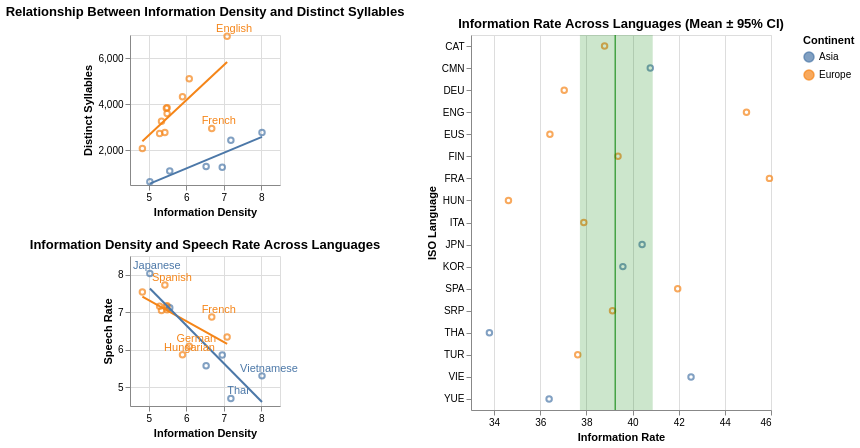

Notebook code for this chart:
### Markdown cell above
<div class="alert alert-info" style="color:black">

### Question 5
rubric={accuracy:1,viz:2}
    
    
<h4>Python</h4>
<ol type="1">
<li>Assign each of your previous three plots to a variable name (you don’t have to repeat the code down here, you can assign it in the original cell, just make sure you are still outputting the variable at the end of those cells so that the plots still are displayed after each cell).</li>
<li>Arrange the three plots into a layout with the two scatter plots in a column to the left and mean + CI plot to the right. The overall layout should look even, so make the scatterplots about half the height and two thirds of the width of the mean + CI plot.</li>
<li>Set proper titles where you judge it is needed. Show that you know the proper command to save this as a png file on your local computer.</li>
</ol>
    
</div>

### Code cell
# YOUR ANSWER GOES HERE

language_plot = language_plot.properties(width=150, height = 150)
speech_rate_plot = speech_rate_plot.properties(width=150, height = 150)
info_rate_plot = info_rate_plot.properties(width=300, height=375)

chart = language_plot & speech_rate_plot | info_rate_plot

chart.display()
chart.save("language_info_plots.png")

### Figure 1 — Vega specification as saved in the notebook (floating-point values rounded to 4 significant figures)
{"$schema": "https://vega.github.io/schema/vega/v6.json", "data": [{"name": "source_0", "values": [{"iso_lang": "CAT", "language": "Catalan", "information_density": 5.49, "distinct_syllables": 3600, "continent": "Europe"}, {"iso_lang": "CMN", "language": "Mandarin", "information_density": 6.96, "distinct_syllables": 1274, "continent": "Asia"}, {"iso_lang": "DEU", "language": "German", "information_density": 6.08, "distinct_syllables": 5100, "continent": "Europe"}, {"iso_lang": "ENG", "language": "English", "information_density": 7.09, "distinct_syllables": 6949, "continent": "Europe"}, {"iso_lang": "EUS", "language": "Basque", "information_density": 4.83, "distinct_syllables": 2082, "continent": "Europe"}, {"iso_lang": "FIN", "language": "Finnish", "information_density": 5.49, "distinct_syllables": 3844, "continent": "Europe"}, {"iso_lang": "FRA", "language": "French", "information_density": 6.68, "distinct_syllables": 2949, "continent": "Europe"}, {"iso_lang": "HUN", "language": "Hungarian", "information_density": 5.9, "distinct_syllables": 4325, "continent": "Europe"}, {"iso_lang": "ITA", "language": "Italian", "information_density": 5.29, "distinct_syllables": 2729, "continent": "Europe"}, {"iso_lang": "JPN", "language": "Japanese", "information_density": 5.03, "distinct_syllables": 643, "continent": "Asia"}, {"iso_lang": "KOR", "language": "Korean", "information_density": 5.56, "distinct_syllables": 1104, "continent": "Asia"}, {"iso_lang": "SPA", "language": "Spanish", "information_density": 5.43, "distinct_syllables": 2778, "continent": "Europe"}, {"iso_lang": "SRP", "language": "Serbian", "information_density": 5.47, "distinct_syllables": 3831, "continent": "Europe"}, {"iso_lang": "THA", "language": "Thai", "information_density": 7.19, "distinct_syllables": 2438, "continent": "Asia"}, {"iso_lang": "TUR", "language": "Turkish", "information_density": 5.34, "distinct_syllables": 3260, "continent": "Europe"}, {"iso_lang": "VIE", "language": "Vietnamese", "information_density": 8.02, "distinct_syllables": 2776, "continent": "Asia"}, {"iso_lang": "YUE", "language": "Cantonese", "information_density": 6.53, "distinct_syllables": 1298, "continent": "Asia"}]}, {"name": "source_1", "values": [{"iso_lang": "CAT", "language": "Catalan", "information_density": 5.49, "distinct_syllables": 3600, "continent": "Europe", "speech_rate": 7.065, "information_rate": 38.79}, {"iso_lang": "CMN", "language": "Mandarin", "information_density": 6.96, "distinct_syllables": 1274, "continent": "Asia", "speech_rate": 5.858, "information_rate": 40.77}, {"iso_lang": "DEU", "language": "German", "information_density": 6.08, "distinct_syllables": 5100, "continent": "Europe", "speech_rate": 6.092, "information_rate": 37.04}, {"iso_lang": "ENG", "language": "English", "information_density": 7.09, "distinct_syllables": 6949, "continent": "Europe", "speech_rate": 6.338, "information_rate": 44.94}, {"iso_lang": "EUS", "language": "Basque", "information_density": 4.83, "distinct_syllables": 2082, "continent": "Europe", "speech_rate": 7.54, "information_rate": 36.42}, {"iso_lang": "FIN", "language": "Finnish", "information_density": 5.49, "distinct_syllables": 3844, "continent": "Europe", "speech_rate": 7.171, "information_rate": 39.37}, {"iso_lang": "FRA", "language": "French", "information_density": 6.68, "distinct_syllables": 2949, "continent": "Europe", "speech_rate": 6.876, "information_rate": 45.93}, {"iso_lang": "HUN", "language": "Hungarian", "information_density": 5.9, "distinct_syllables": 4325, "continent": "Europe", "speech_rate": 5.868, "information_rate": 34.62}, {"iso_lang": "ITA", "language": "Italian", "information_density": 5.29, "distinct_syllables": 2729, "continent": "Europe", "speech_rate": 7.162, "information_rate": 37.89}, {"iso_lang": "JPN", "language": "Japanese", "information_density": 5.03, "distinct_syllables": 643, "continent": "Asia", "speech_rate": 8.035, "information_rate": 40.41}, {"iso_lang": "KOR", "language": "Korean", "information_density": 5.56, "distinct_syllables": 1104, "continent": "Asia", "speech_rate": 7.119, "information_rate": 39.58}, {"iso_lang": "SPA", "language": "Spanish", "information_density": 5.43, "distinct_syllables": 2778, "continent": "Europe", "speech_rate": 7.727, "information_rate": 41.96}, {"iso_lang": "SRP", "language": "Serbian", "information_density": 5.47, "distinct_syllables": 3831, "continent": "Europe", "speech_rate": 7.154, "information_rate": 39.13}, {"iso_lang": "THA", "language": "Thai", "information_density": 7.19, "distinct_syllables": 2438, "continent": "Asia", "speech_rate": 4.701, "information_rate": 33.8}, {"iso_lang": "TUR", "language": "Turkish", "information_density": 5.34, "distinct_syllables": 3260, "continent": "Europe", "speech_rate": 7.046, "information_rate": 37.63}, {"iso_lang": "VIE", "language": "Vietnamese", "information_density": 8.02, "distinct_syllables": 2776, "continent": "Asia", "speech_rate": 5.304, "information_rate": 42.53}, {"iso_lang": "YUE", "language": "Cantonese", "information_density": 6.53, "distinct_syllables": 1298, "continent": "Asia", "speech_rate": 5.572, "information_rate": 36.38}]}, {"name": "source_2", "values": [{"continent": "Europe", "information_rate": 38.79, "iso_lang": "CAT"}, {"continent": "Asia", "information_rate": 40.77, "iso_lang": "CMN"}, {"continent": "Europe", "information_rate": 37.04, "iso_lang": "DEU"}, {"continent": "Europe", "information_rate": 44.94, "iso_lang": "ENG"}, {"continent": "Europe", "information_rate": 36.42, "iso_lang": "EUS"}, {"continent": "Europe", "information_rate": 39.37, "iso_lang": "FIN"}, {"continent": "Europe", "information_rate": 45.93, "iso_lang": "FRA"}, {"continent": "Europe", "information_rate": 34.62, "iso_lang": "HUN"}, {"continent": "Europe", "information_rate": 37.89, "iso_lang": "ITA"}, {"continent": "Asia", "information_rate": 40.41, "iso_lang": "JPN"}, {"continent": "Asia", "information_rate": 39.58, "iso_lang": "KOR"}, {"continent": "Europe", "information_rate": 41.96, "iso_lang": "SPA"}, {"continent": "Europe", "information_rate": 39.13, "iso_lang": "SRP"}, {"continent": "Asia", "information_rate": 33.8, "iso_lang": "THA"}, {"continent": "Europe", "information_rate": 37.63, "iso_lang": "TUR"}, {"continent": "Asia", "information_rate": 42.53, "iso_lang": "VIE"}, {"continent": "Asia", "information_rate": 36.38, "iso_lang": "YUE"}]}, {"name": "data_0", "values": [{"continent": "Europe", "distinct_syllables": 3600, "information_density": 5.49}, {"continent": "Asia", "distinct_syllables": 1274, "information_density": 6.96}, {"continent": "Europe", "distinct_syllables": 5100, "information_density": 6.08}, {"continent": "Europe", "distinct_syllables": 6949, "information_density": 7.09}, {"continent": "Europe", "distinct_syllables": 2082, "information_density": 4.83}, {"continent": "Europe", "distinct_syllables": 3844, "information_density": 5.49}, {"continent": "Europe", "distinct_syllables": 2949, "information_density": 6.68}, {"continent": "Europe", "distinct_syllables": 4325, "information_density": 5.9}, {"continent": "Europe", "distinct_syllables": 2729, "information_density": 5.29}, {"continent": "Asia", "distinct_syllables": 643, "information_density": 5.03}, {"continent": "Asia", "distinct_syllables": 1104, "information_density": 5.56}, {"continent": "Europe", "distinct_syllables": 2778, "information_density": 5.43}, {"continent": "Europe", "distinct_syllables": 3831, "information_density": 5.47}, {"continent": "Asia", "distinct_syllables": 2438, "information_density": 7.19}, {"continent": "Europe", "distinct_syllables": 3260, "information_density": 5.34}, {"continent": "Asia", "distinct_syllables": 2776, "information_density": 8.02}, {"continent": "Asia", "distinct_syllables": 1298, "information_density": 6.53}]}, {"name": "data_1", "source": "source_0", "transform": [{"type": "regression", "as": ["information_density", "distinct_syllables"], "groupby": ["continent"], "y": "distinct_syllables", "x": "information_density"}]}, {"name": "data_2", "values": [{"continent": "Europe", "distinct_syllables": 6949, "information_density": 7.09, "language": "English"}, {"continent": "Europe", "distinct_syllables": 2949, "information_density": 6.68, "language": "French"}]}, {"name": "data_3", "values": [{"continent": "Europe", "information_density": 5.49, "speech_rate": 7.065}, {"continent": "Asia", "information_density": 6.96, "speech_rate": 5.858}, {"continent": "Europe", "information_density": 6.08, "speech_rate": 6.092}, {"continent": "Europe", "information_density": 7.09, "speech_rate": 6.338}, {"continent": "Europe", "information_density": 4.83, "speech_rate": 7.54}, {"continent": "Europe", "information_density": 5.49, "speech_rate": 7.171}, {"continent": "Europe", "information_density": 6.68, "speech_rate": 6.876}, {"continent": "Europe", "information_density": 5.9, "speech_rate": 5.868}, {"continent": "Europe", "information_density": 5.29, "speech_rate": 7.162}, {"continent": "Asia", "information_density": 5.03, "speech_rate": 8.035}, {"continent": "Asia", "information_density": 5.56, "speech_rate": 7.119}, {"continent": "Europe", "information_density": 5.43, "speech_rate": 7.727}, {"continent": "Europe", "information_density": 5.47, "speech_rate": 7.154}, {"continent": "Asia", "information_density": 7.19, "speech_rate": 4.701}, {"continent": "Europe", "information_density": 5.34, "speech_rate": 7.046}, {"continent": "Asia", "information_density": 8.02, "speech_rate": 5.304}, {"continent": "Asia", "information_density": 6.53, "speech_rate": 5.572}]}, {"name": "data_4", "source": "source_1", "transform": [{"type": "regression", "as": ["information_density", "speech_rate"], "x": "information_density", "groupby": ["continent"], "y": "speech_rate"}]}, {"name": "data_5", "values": [{"continent": "Europe", "information_density": 6.08, "language": "German", "speech_rate": 6.092}, {"continent": "Europe", "information_density": 6.68, "language": "French", "speech_rate": 6.876}, {"continent": "Europe", "information_density": 5.9, "language": "Hungarian", "speech_rate": 5.868}, {"continent": "Asia", "information_density": 5.03, "language": "Japanese", "speech_rate": 8.035}, {"continent": "Europe", "information_density": 5.43, "language": "Spanish", "speech_rate": 7.727}, {"continent": "Asia", "information_density": 7.19, "language": "Thai", "speech_rate": 4.701}, {"continent": "Asia", "information_density": 8.02, "language": "Vietnamese", "speech_rate": 5.304}]}, {"name": "data_6", "values": [{"continent": "Europe", "information_rate": 38.79, "iso_lang": "CAT"}, {"continent": "Asia", "information_rate": 40.77, "iso_lang": "CMN"}, {"continent": "Europe", "information_rate": 37.04, "iso_lang": "DEU"}, {"continent": "Europe", "information_rate": 44.94, "iso_lang": "ENG"}, {"continent": "Europe", "information_rate": 36.42, "iso_lang": "EUS"}, {"continent": "Europe", "information_rate": 39.37, "iso_lang": "FIN"}, {"continent": "Europe", "information_rate": 45.93, "iso_lang": "FRA"}, {"continent": "Europe", "information_rate": 34.62, "iso_lang": "HUN"}, {"continent": "Europe", "information_rate": 37.89, "iso_lang": "ITA"}, {"continent": "Asia", "information_rate": 40.41, "iso_lang": "JPN"}, {"continent": "Asia", "information_rate": 39.58, "iso_lang": "KOR"}, {"continent": "Europe", "information_rate": 41.96, "iso_lang": "SPA"}, {"continent": "Europe", "information_rate": 39.13, "iso_lang": "SRP"}, {"continent": "Asia", "information_rate": 33.8, "iso_lang": "THA"}, {"continent": "Europe", "information_rate": 37.63, "iso_lang": "TUR"}, {"continent": "Asia", "information_rate": 42.53, "iso_lang": "VIE"}, {"continent": "Asia", "information_rate": 36.38, "iso_lang": "YUE"}]}, {"name": "data_7", "source": "source_2", "transform": [{"type": "aggregate", "groupby": [], "fields": ["information_rate", "information_rate", "information_rate"], "ops": ["ci0", "ci1", "mean"], "as": ["ci0", "ci1", "mean_information_rate"]}, {"type": "project", "fields": ["ci0", "ci1", "mean_information_rate"]}]}, {"name": "data_8", "source": "data_7", "transform": [{"type": "filter", "expr": "isValid(datum[\"ci0\"]) && isFinite(+datum[\"ci0\"])"}, {"type": "project", "fields": ["ci0", "ci1"]}]}, {"name": "data_9", "source": "data_7", "transform": [{"type": "filter", "expr": "isValid(datum[\"mean_information_rate\"]) && isFinite(+datum[\"mean_information_rate\"])"}, {"type": "project", "fields": ["mean_information_rate"]}]}, {"name": "data_0_color_domain_continent_0", "values": [{"continent": "Europe"}, {"continent": "Asia"}]}, {"name": "data_1_color_domain_continent_1", "source": "data_1", "transform": [{"type": "aggregate", "groupby": ["continent"], "fields": [], "ops": [], "as": []}, {"type": "formula", "expr": "datum['continent']", "as": "sort_field"}, {"type": "project", "fields": ["continent"]}]}, {"name": "data_2_color_domain_continent_2", "values": [{"continent": "Europe"}]}, {"name": "data_3_color_domain_continent_3", "values": [{"continent": "Europe"}, {"continent": "Asia"}]}, {"name": "data_4_color_domain_continent_4", "source": "data_4", "transform": [{"type": "aggregate", "groupby": ["continent"], "fields": [], "ops": [], "as": []}, {"type": "formula", "expr": "datum['continent']", "as": "sort_field"}, {"type": "project", "fields": ["continent"]}]}, {"name": "data_5_color_domain_continent_5", "values": [{"continent": "Europe"}, {"continent": "Asia"}]}, {"name": "data_6_color_domain_continent_6", "values": [{"continent": "Europe"}, {"continent": "Asia"}]}, {"name": "data_6_concat_1_y_domain_iso_lang", "values": [{"iso_lang": "CAT"}, {"iso_lang": "CMN"}, {"iso_lang": "DEU"}, {"iso_lang": "ENG"}, {"iso_lang": "EUS"}, {"iso_lang": "FIN"}, {"iso_lang": "FRA"}, {"iso_lang": "HUN"}, {"iso_lang": "ITA"}, {"iso_lang": "JPN"}, {"iso_lang": "KOR"}, {"iso_lang": "SPA"}, {"iso_lang": "SRP"}, {"iso_lang": "THA"}, {"iso_lang": "TUR"}, {"iso_lang": "VIE"}, {"iso_lang": "YUE"}]}], "signals": [{"name": "concat_0_width", "value": 150}, {"name": "concat_0_childHeight", "value": 150}, {"name": "concat_1_width", "value": 300}, {"name": "concat_1_height", "value": 375}], "marks": [{"type": "group", "name": "concat_0_group", "marks": [{"type": "group", "name": "concat_0_concat_0_group", "encode": {"update": {"width": {"signal": "concat_0_width"}, "height": {"signal": "concat_0_childHeight"}}}, "marks": [{"type": "symbol", "name": "concat_0_concat_0_layer_0_marks", "from": {"data": "data_0"}, "encode": {"update": {"stroke": {"field": "continent", "scale": "color"}, "opacity": {"value": 0.7}, "y": {"field": "distinct_syllables", "scale": "concat_0_concat_0_y"}, "x": {"field": "information_density", "scale": "concat_0_concat_0_x"}, "fill": {"value": "transparent"}}}, "style": ["point"]}, {"type": "group", "name": "concat_0_concat_0_layer_1_pathgroup", "from": {"facet": {"data": "data_1", "name": "faceted_path_concat_0_concat_0_layer_1_main", "groupby": ["continent"]}}, "encode": {"update": {"width": {"field": {"signal": null, "datum": null, "group": "width", "parent": null}}, "height": {"field": {"signal": null, "datum": null, "group": "height", "parent": null}}}}, "marks": [{"type": "line", "name": "concat_0_concat_0_layer_1_marks", "from": {"data": "faceted_path_concat_0_concat_0_layer_1_main"}, "sort": {"field": "x"}, "encode": {"update": {"y": {"field": "distinct_syllables", "scale": "concat_0_concat_0_y"}, "stroke": {"field": "continent", "scale": "color"}, "defined": {"signal": "isValid(datum[\"information_density\"]) && isFinite(+datum[\"information_density\"]) && isValid(datum[\"distinct_syllables\"]) && isFinite(+datum[\"distinct_syllables\"])"}, "x": {"field": "information_density", "scale": "concat_0_concat_0_x"}}}, "style": ["line"]}]}, {"type": "text", "name": "concat_0_concat_0_layer_2_marks", "from": {"data": "data_2"}, "encode": {"update": {"baseline": {"value": "middle"}, "align": {"value": "center"}, "dx": {"value": 7}, "dy": {"value": -7}, "x": {"field": "information_density", "scale": "concat_0_concat_0_x"}, "fill": {"field": "continent", "scale": "color"}, "text": {"signal": "isValid(datum[\"language\"]) ? datum[\"language\"] : \"\"+datum[\"language\"]"}, "y": {"field": "distinct_syllables", "scale": "concat_0_concat_0_y"}}}, "style": ["text"]}], "axes": [{"scale": "concat_0_concat_0_x", "grid": true, "orient": "bottom", "ticks": false, "zindex": 0, "domain": false, "gridScale": "concat_0_concat_0_y", "tickCount": {"signal": "ceil(concat_0_width/40)"}, "labels": false, "maxExtent": 0, "aria": false, "minExtent": 0}, {"scale": "concat_0_concat_0_y", "tickCount": {"signal": "ceil(concat_0_childHeight/40)"}, "grid": true, "gridScale": "concat_0_concat_0_x", "domain": false, "ticks": false, "zindex": 0, "minExtent": 0, "labels": false, "maxExtent": 0, "aria": false, "orient": "left"}, {"scale": "concat_0_concat_0_x", "orient": "bottom", "tickCount": {"signal": "ceil(concat_0_width/40)"}, "labelOverlap": true, "labelFlush": true, "zindex": 0, "grid": false, "title": "Information Density"}, {"scale": "concat_0_concat_0_y", "orient": "left", "labelOverlap": true, "zindex": 0, "grid": false, "tickCount": {"signal": "ceil(concat_0_childHeight/40)"}, "title": "Distinct Syllables"}], "title": {"text": "Relationship Between Information Density and Distinct Syllables", "frame": "group"}, "style": "cell"}, {"type": "group", "name": "concat_0_concat_1_group", "encode": {"update": {"width": {"signal": "concat_0_width"}, "height": {"signal": "concat_0_childHeight"}}}, "marks": [{"type": "symbol", "name": "concat_0_concat_1_layer_0_marks", "from": {"data": "data_3"}, "encode": {"update": {"x": {"field": "information_density", "scale": "concat_0_concat_1_x"}, "opacity": {"value": 0.7}, "fill": {"value": "transparent"}, "stroke": {"field": "continent", "scale": "color"}, "y": {"field": "speech_rate", "scale": "concat_0_concat_1_y"}}}, "style": ["point"]}, {"type": "group", "name": "concat_0_concat_1_layer_1_pathgroup", "from": {"facet": {"data": "data_4", "name": "faceted_path_concat_0_concat_1_layer_1_main", "groupby": ["continent"]}}, "encode": {"update": {"width": {"field": {"signal": null, "datum": null, "group": "width", "parent": null}}, "height": {"field": {"signal": null, "datum": null, "group": "height", "parent": null}}}}, "marks": [{"type": "line", "name": "concat_0_concat_1_layer_1_marks", "from": {"data": "faceted_path_concat_0_concat_1_layer_1_main"}, "sort": {"field": "x"}, "encode": {"update": {"stroke": {"field": "continent", "scale": "color"}, "x": {"field": "information_density", "scale": "concat_0_concat_1_x"}, "defined": {"signal": "isValid(datum[\"information_density\"]) && isFinite(+datum[\"information_density\"]) && isValid(datum[\"speech_rate\"]) && isFinite(+datum[\"speech_rate\"])"}, "y": {"field": "speech_rate", "scale": "concat_0_concat_1_y"}}}, "style": ["line"]}]}, {"type": "text", "name": "concat_0_concat_1_layer_2_marks", "from": {"data": "data_5"}, "encode": {"update": {"dx": {"value": 7}, "y": {"field": "speech_rate", "scale": "concat_0_concat_1_y"}, "text": {"signal": "isValid(datum[\"language\"]) ? datum[\"language\"] : \"\"+datum[\"language\"]"}, "dy": {"value": -7}, "fill": {"field": "continent", "scale": "color"}, "align": {"value": "center"}, "x": {"field": "information_density", "scale": "concat_0_concat_1_x"}, "baseline": {"value": "middle"}}}, "style": ["text"]}], "axes": [{"scale": "concat_0_concat_1_x", "zindex": 0, "ticks": false, "orient": "bottom", "minExtent": 0, "gridScale": "concat_0_concat_1_y", "grid": true, "domain": false, "maxExtent": 0, "aria": false, "labels": false, "tickCount": {"signal": "ceil(concat_0_width/40)"}}, {"scale": "concat_0_concat_1_y", "zindex": 0, "grid": true, "minExtent": 0, "aria": false, "tickCount": {"signal": "ceil(concat_0_childHeight/40)"}, "gridScale": "concat_0_concat_1_x", "ticks": false, "orient": "left", "maxExtent": 0, "labels": false, "domain": false}, {"scale": "concat_0_concat_1_x", "orient": "bottom", "grid": false, "labelOverlap": true, "tickCount": {"signal": "ceil(concat_0_width/40)"}, "zindex": 0, "labelFlush": true, "title": "Information Density"}, {"scale": "concat_0_concat_1_y", "labelOverlap": true, "grid": false, "tickCount": {"signal": "ceil(concat_0_childHeight/40)"}, "orient": "left", "zindex": 0, "title": "Speech Rate"}], "title": {"text": "Information Density and Speech Rate Across Languages", "frame": "group"}, "style": "cell"}], "layout": {"padding": 20, "columns": 1, "bounds": "full", "align": "each"}}, {"type": "group", "name": "concat_1_group", "encode": {"update": {"width": {"signal": "concat_1_width"}, "height": {"signal": "concat_1_height"}}}, "marks": [{"type": "symbol", "name": "concat_1_layer_0_marks", "from": {"data": "data_6"}, "encode": {"update": {"y": {"field": "iso_lang", "scale": "concat_1_y"}, "fill": {"value": "transparent"}, "x": {"field": "information_rate", "scale": "concat_1_x"}, "stroke": {"field": "continent", "scale": "color"}, "opacity": {"value": 0.7}}}, "style": ["point"]}, {"type": "rule", "name": "concat_1_layer_1_marks", "from": {"data": "data_9"}, "encode": {"update": {"stroke": {"value": "green"}, "x": {"field": "mean_information_rate", "scale": "concat_1_x"}, "y": {"value": 0}, "y2": {"field": {"signal": null, "datum": null, "group": "height", "parent": null}}}}, "style": ["rule"]}, {"type": "rect", "name": "concat_1_layer_2_marks", "from": {"data": "data_8"}, "encode": {"update": {"y": {"value": 0}, "opacity": {"value": 0.2}, "y2": {"field": {"signal": null, "datum": null, "group": "height", "parent": null}}, "x2": {"field": "ci1", "scale": "concat_1_x"}, "x": {"field": "ci0", "scale": "concat_1_x"}, "fill": {"value": "green"}}}, "style": ["rect"]}], "axes": [{"scale": "concat_1_x", "maxExtent": 0, "minExtent": 0, "ticks": false, "tickCount": {"signal": "ceil(concat_1_width/40)"}, "grid": true, "zindex": 0, "orient": "bottom", "domain": false, "labels": false, "aria": false, "gridScale": "concat_1_y"}, {"scale": "concat_1_x", "grid": false, "title": "Information Rate", "labelOverlap": true, "orient": "bottom", "tickCount": {"signal": "ceil(concat_1_width/40)"}, "zindex": 0, "labelFlush": true}, {"scale": "concat_1_y", "grid": false, "title": "ISO Language", "zindex": 0, "orient": "left"}], "title": {"text": "Information Rate Across Languages (Mean ± 95% CI)", "frame": "group"}, "style": "cell"}], "scales": [{"name": "color", "type": "ordinal", "domain": {"fields": [{"data": "data_0_color_domain_continent_0", "field": "continent"}, {"data": "data_1_color_domain_continent_1", "field": "continent"}, {"data": "data_2_color_domain_continent_2", "field": "continent"}, {"data": "data_3_color_domain_continent_3", "field": "continent"}, {"data": "data_4_color_domain_continent_4", "field": "continent"}, {"data": "data_5_color_domain_continent_5", "field": "continent"}, {"data": "data_6_color_domain_continent_6", "field": "continent"}], "sort": true}, "range": "category"}, {"name": "concat_0_concat_0_x", "type": "linear", "domain": {"fields": [{"data": "data_0", "field": "information_density"}, {"data": "data_1", "field": "information_density"}, {"data": "data_2", "field": "information_density"}]}, "range": [0, {"signal": "concat_0_width"}], "zero": false, "nice": true}, {"name": "concat_0_concat_0_y", "type": "linear", "domain": {"fields": [{"data": "data_0", "field": "distinct_syllables"}, {"data": "data_1", "field": "distinct_syllables"}, {"data": "data_2", "field": "distinct_syllables"}]}, "range": [{"signal": "concat_0_childHeight"}, 0], "zero": false, "nice": true}, {"name": "concat_0_concat_1_x", "type": "linear", "domain": {"fields": [{"data": "data_3", "field": "information_density"}, {"data": "data_4", "field": "information_density"}, {"data": "data_5", "field": "information_density"}]}, "range": [0, {"signal": "concat_0_width"}], "nice": true, "zero": false}, {"name": "concat_0_concat_1_y", "type": "linear", "domain": {"fields": [{"data": "data_3", "field": "speech_rate"}, {"data": "data_4", "field": "speech_rate"}, {"data": "data_5", "field": "speech_rate"}]}, "range": [{"signal": "concat_0_childHeight"}, 0], "zero": false, "nice": true}, {"name": "concat_1_x", "type": "linear", "domain": {"fields": [{"data": "data_6", "field": "information_rate"}, {"data": "data_9", "field": "mean_information_rate"}, {"data": "data_8", "field": "ci0"}, {"data": "data_8", "field": "ci1"}]}, "range": [0, {"signal": "concat_1_width"}], "zero": false, "nice": true}, {"name": "concat_1_y", "type": "point", "domain": {"data": "data_6_concat_1_y_domain_iso_lang", "field": "iso_lang", "sort": true}, "range": [0, {"signal": "concat_1_height"}], "padding": 0.5}], "background": "white", "padding": 5, "legends": [{"title": "Continent", "stroke": "color", "symbolType": "circle", "encode": {"symbols": {"update": {"opacity": {"value": 0.7}}}}, "fill": "color"}], "layout": {"padding": 20, "bounds": "full", "align": "each"}}
